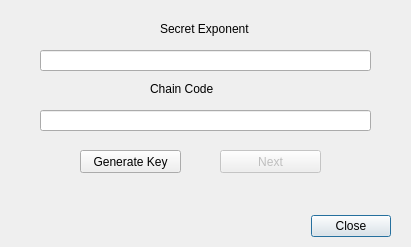
<?xml version="1.0" encoding="UTF-8"?>
<ui version="4.0">
 <class>first</class>
 <widget class="QDialog" name="first">
  <property name="geometry">
   <rect>
    <x>0</x>
    <y>0</y>
    <width>411</width>
    <height>247</height>
   </rect>
  </property>
  <property name="windowTitle">
   <string>Welcome</string>
  </property>
  <widget class="QDialogButtonBox" name="close_button">
   <property name="geometry">
    <rect>
     <x>10</x>
     <y>210</y>
     <width>381</width>
     <height>32</height>
    </rect>
   </property>
   <property name="orientation">
    <enum>Qt::Horizontal</enum>
   </property>
   <property name="standardButtons">
    <set>QDialogButtonBox::Close</set>
   </property>
  </widget>
  <widget class="QLineEdit" name="secret_exponent">
   <property name="geometry">
    <rect>
     <x>40</x>
     <y>50</y>
     <width>331</width>
     <height>21</height>
    </rect>
   </property>
  </widget>
  <widget class="QPushButton" name="gen_key_button">
   <property name="geometry">
    <rect>
     <x>80</x>
     <y>150</y>
     <width>101</width>
     <height>23</height>
    </rect>
   </property>
   <property name="mouseTracking">
    <bool>true</bool>
   </property>
   <property name="text">
    <string>Generate Key</string>
   </property>
  </widget>
  <widget class="QPushButton" name="next_button">
   <property name="enabled">
    <bool>false</bool>
   </property>
   <property name="geometry">
    <rect>
     <x>220</x>
     <y>150</y>
     <width>101</width>
     <height>23</height>
    </rect>
   </property>
   <property name="text">
    <string>Next</string>
   </property>
  </widget>
  <widget class="QLineEdit" name="chain_code">
   <property name="geometry">
    <rect>
     <x>40</x>
     <y>110</y>
     <width>331</width>
     <height>21</height>
    </rect>
   </property>
  </widget>
  <widget class="QLabel" name="label">
   <property name="geometry">
    <rect>
     <x>160</x>
     <y>20</y>
     <width>141</width>
     <height>17</height>
    </rect>
   </property>
   <property name="text">
    <string>Secret Exponent</string>
   </property>
  </widget>
  <widget class="QLabel" name="label_2">
   <property name="geometry">
    <rect>
     <x>150</x>
     <y>80</y>
     <width>141</width>
     <height>17</height>
    </rect>
   </property>
   <property name="text">
    <string>Chain Code</string>
   </property>
  </widget>
 </widget>
 <resources/>
 <connections>
  <connection>
   <sender>close_button</sender>
   <signal>accepted()</signal>
   <receiver>first</receiver>
   <slot>accept()</slot>
   <hints>
    <hint type="sourcelabel">
     <x>258</x>
     <y>274</y>
    </hint>
    <hint type="destinationlabel">
     <x>157</x>
     <y>274</y>
    </hint>
   </hints>
  </connection>
  <connection>
   <sender>close_button</sender>
   <signal>rejected()</signal>
   <receiver>first</receiver>
   <slot>reject()</slot>
   <hints>
    <hint type="sourcelabel">
     <x>316</x>
     <y>260</y>
    </hint>
    <hint type="destinationlabel">
     <x>286</x>
     <y>274</y>
    </hint>
   </hints>
  </connection>
 </connections>
</ui>
